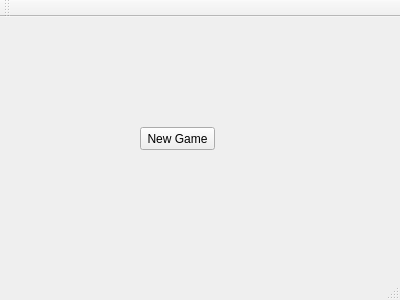
<?xml version="1.0" encoding="UTF-8"?>
<ui version="4.0">
 <class>MainWindow</class>
 <widget class="QMainWindow" name="MainWindow">
  <property name="geometry">
   <rect>
    <x>0</x>
    <y>0</y>
    <width>400</width>
    <height>300</height>
   </rect>
  </property>
  <property name="windowTitle">
   <string>MainWindow</string>
  </property>
  <widget class="QWidget" name="centralWidget">
   <widget class="QPushButton" name="pushButton">
    <property name="geometry">
     <rect>
      <x>140</x>
      <y>110</y>
      <width>75</width>
      <height>23</height>
     </rect>
    </property>
    <property name="text">
     <string>New Game</string>
    </property>
   </widget>
  </widget>
  <widget class="QMenuBar" name="menuBar">
   <property name="geometry">
    <rect>
     <x>0</x>
     <y>0</y>
     <width>400</width>
     <height>21</height>
    </rect>
   </property>
  </widget>
  <widget class="QToolBar" name="mainToolBar">
   <attribute name="toolBarArea">
    <enum>TopToolBarArea</enum>
   </attribute>
   <attribute name="toolBarBreak">
    <bool>false</bool>
   </attribute>
  </widget>
  <widget class="QStatusBar" name="statusBar"/>
 </widget>
 <layoutdefault spacing="6" margin="11"/>
 <resources/>
 <connections/>
</ui>
